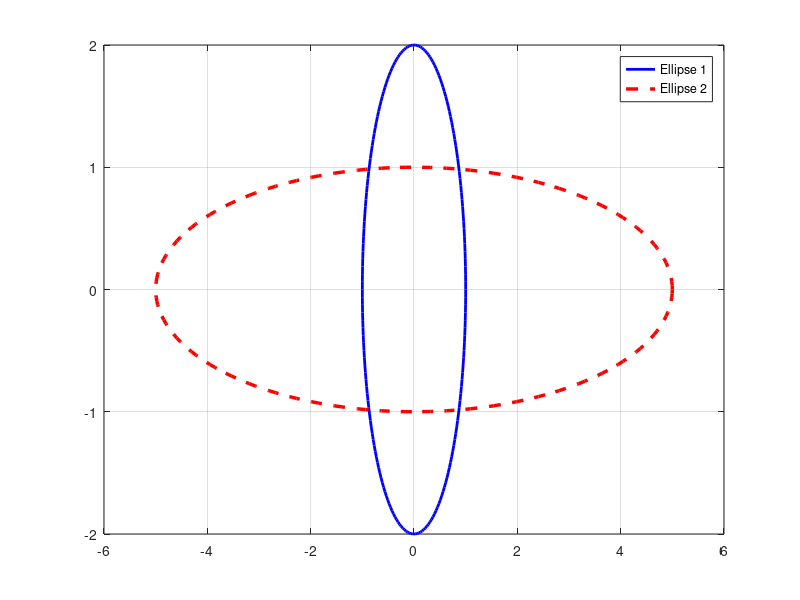

The MATLAB source for this figure: (Note: this script raises an error after producing the figure.)
% Cell Mode based code writing
%% Part 1. Compute the Ellipse with a = 1.5 and b =3.5, and plot it
clearvars, close all
t = 0:pi/100:2*pi;
a=1.5; b=3.5;
u = tan(t/2);
x = a*(1 - u.^2)./(u.^2+1);
y = 2*b*u./(u.^2+1);
plot(x, y, 'bo-'), grid on
%% Part 2. Compute the Ellipses with a = [1, 5], b =[2, 1], and plot them
clearvars, close all
a = [1, 5]; b = [2, 1];
t = 0:pi/100:2*pi;
u = tan(t/2);
% Ellipse 1
x1 = a(1)*(1 - u.^2)./(u.^2+1);
y1 = 2*b(1)*u./(u.^2+1);
% Ellipse 2
x2 = a(2)*(1 - u.^2)./(u.^2+1);
y2 = 2*b(2)*u./(u.^2+1);
plot(x1,y1, 'b-', 'linewidth', 2), hold on
plot(x2, y2, 'r--', 'linewidth', 2.5), grid on
legend('Ellipse 1', 'Ellipse 2')
[px, py] = ginput(4);  % Picking the intersection points
gtext(['Point of intersection: (' num2str(px(1)) ',' num2str(py(1)) ')'])
gtext(['Point of intersection: (' num2str(px(2)) ',' num2str(py(2)) ')'])
gtext(['Point of intersection: (' num2str(px(3)) ',' num2str(py(3)) ')'])
gtext(['Point of intersection: (' num2str(px(4)) ',' num2str(py(4)) ')'])
%% Part 3. Compute the Ellipses with a = [1, 2, 3], b =[3.5, 1, 2], and plot them
clearvars, close all
a = [1, 2, 3]; b = [3.5, 1, 2];
t = 0:pi/100:2*pi;
u = tan(t/2);
% Ellipse 1, 2, 3
x = [a(1)*(1 - u.^2)./(u.^2+1); a(2)*(1 - u.^2)./(u.^2+1); ...
    a(3)*(1 - u.^2)./(u.^2+1)]';
y = [2*b(1)*u./(u.^2+1); 2*b(2)*u./(u.^2+1); 2*b(3)*u./(u.^2+1)]';
plot(x(:,1),y(:,1), 'r-', x(:,2),y(:,2), 'g--',x(:,3),y(:,3), ...
    'b-.', 'linewidth', 2), grid on
legend('Ellipse 1', 'Ellipse 2',  'Ellipse 3')